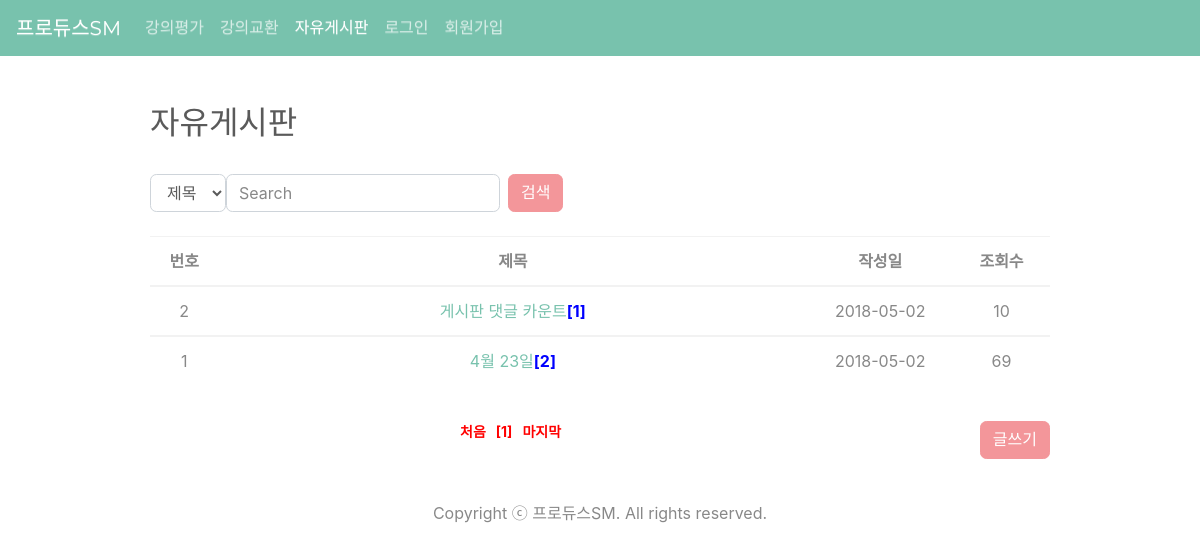
Screenshot of /page/list.php with the database file from the repository.
### tables this page shows
CREATE TABLE `free_board` (
  `idx` int(11) NOT NULL,
  `name` varchar(100) NOT NULL,
  `title` varchar(100) NOT NULL,
  `content` text NOT NULL,
  `date` date NOT NULL,
  `hit` int(11) NOT NULL,
  `file` varchar(100)
);

### db.php (called while the page is built, shortened)
<?php
 $db = new mysqli("localhost","root","123456","producesm");
 $db->set_charset("utf8");
 function mq($sql){
   global $db;
   return $db->query($sql);
 }
 ?>

### page/list.php (the view, shortened to what this page needs)
<?php	include "../db.php"; ?>
<!doctype html>
<html lang="ko">
 <head>
  <link rel="stylesheet" href="../css/board.css" />
	<link rel="stylesheet" href="../css/bootstrap.min.css">
	<link rel="stylesheet" href="../css/bootstrap-theme.min.css">
 </head>
<nav class="navbar navbar-expand-lg navbar-dark bg-primary">
  <a class="navbar-brand"href="../index.php">프로듀스SM</a>
  <div class="collapse navbar-collapse" id="navbarColor01">
    <ul class="navbar-nav mr-auto">
      <li class="nav-item">
        <a class="nav-link" href="../page/evaluation.php">강의평가</a>
      </li>
      <li class="nav-item">
        <a class="nav-link" href="../page/trade.php">강의교환</a>
      </li>
      <li class="nav-item active">
        <a class="nav-link" href="../page/list.php">자유게시판 <span class="sr-only">(current)</span></a>
      </li>
			<?php if(isset($_SESSION['userid'])){	?>
				<li class="nav-item">
					<a class="nav-link" href="../page/mypage.php">마이페이지</a>
				</li>
				<li class="nav-item">
					<a class="nav-link" href="../member/logout.php">로그아웃</a>
				</li>
      <?php } else { ?>
			<li class="nav-item">
				<a class="nav-link" onclick="popupLogin();">로그인</a>
			</li>
			<li class="nav-item">
				<a class="nav-link" onclick="popupRegister();">회원가입</a>
			</li>
			<?php } ?>
    </ul>
  </div>
</nav>
 <body>
    <div id="board_area">
	 	 <br><br><h2>자유게시판</h2>
		 <br>
		 <form class="form-inline my-2 my-lg-0">
		 	<div class="form-group">
		 		<form action="list.php" method="get">
		 	<select class="form-control" name = "searchColumn" id="exampleSelect1">
		 		<option<?php echo $searchColumn=='title'?'selected="selected"':null?> value="title">제목</option>
		 	</select>
		 	<input class="form-control mr-sm-2" type="text" name="searchText" value="<?php echo isset($searchText)?$searchText:null?>" placeholder="Search">
		 	<button class="btn btn-secondary my-2 my-sm-0" type="submit">검색</button>
		 </form>
		 </div>
		 </form>
        <?php if(isset($_SESSION['userid'])){ ?>
          <div style="display:block">
            <h6 align="right"><?php echo $_SESSION['userid']; ?>님 환영합니다.</h6>
          </div>
        <?php } else { ?>
          <br>
        <?php } ?>
						<table class="table table-hover">
            	<thead>
                	<tr>
                    	<th width="70">번호</th>
                        <th width="620">제목</th>
                        <th width="150">작성일</th>
                        <th width="100">조회수</th>
                    </tr>
                </thead>
								<?php
                 if(isset($_GET['page'])){
                    $page = $_GET['page'];
                 }else{
                    $page = 1;
                 }
								 $subString = '';
						 	 	 if(isset($searchColumn) && isset($searchText)) {
							 	 	$searchSql = ' where ' . $searchColumn . ' like "%' . $searchText . '%"';
						 		 } else {
							 	 	$searchSql = '';
						 		 }
                    $bo_mq = mq("select * from free_board");
                    $row_num = mysqli_num_rows($bo_mq);
                    $list = 5;
                    $block_ct = 5;
                    $block_num = ceil($page/$block_ct);
                    $block_start = (($block_num - 1) * $block_ct) + 1;
                    $block_end = $block_start + $block_ct - 1;
                    $total_page = ceil($row_num / $list);
										if($block_end > $total_page) $block_end = $total_page;
                    $start_num = ($page-1) * $list;
										$sql = mq("select * from free_board $searchSql order by idx desc limit $start_num, $list");
                    while($free_board = $sql->fetch_array()){
            		$title=$free_board["title"];
                    $sql2 = mq("select * from free_reply where con_num='".$free_board['idx']."'");
                    $rep_count = mysqli_num_rows($sql2);
            		?>
            	<tbody>
            		<tr>
                        <td width="70"><?php echo $free_board['idx']; ?></td>
                        <td width="620">
                          <a href='free_board/free_read.php?idx=<?php echo $free_board["idx"]; ?>'>
														<?php   echo $title; ?><span class="re_ct">[<?php echo $rep_count; ?>]</span></a>
	                      </td>
                        <td width="150"><?php echo $free_board['date']?></td>
                        <td width="100"><?php echo $free_board['hit']; ?></td>
                    </tr>
            	</tbody>
            	<?php } ?>
            </table>
						<div id="page_num">
                <ul>
                    <?php
                        if($page <= 1){
                            echo "<li class='fo_re'>처음</li>";
                        }else{
                            echo "<li><a href=?page=1".$subString.">처음</a></li>";
                        }
                        for($i=$block_start; $i<=$block_end; $i++){
                            if($page == $i){
                                echo "<li class='fo_re'>[$i]</li>";
                            }else{
                                echo "<li><a href='?page=$i".$subString."'>[$i]</a></li>";
                            }
                        }
                        if($page >= $total_page){
                            echo "<li class='fo_re'>마지막</li>";
                        }else{
                            echo "<li><a href=?page=$total_page".$subString.">마지막</a></li>";
                        }
                    ?>
                </ul>
            </div>
            <div id="write_btn">
              <a class="btn btn-secondary my-2 my-sm-0" data-toggle="modal" href="free_board/free_write.php">글쓰기</a>
            </div>
        </div>
				<div class="container" style="padding-top:100px;">
					<p class="text-center">Copyright ⓒ 프로듀스SM. All rights reserved.</p>
				</div>
    </body>
</html>

### css/board.css (style rules this page uses)
a { text-decoration: none; color:#333; }
ul li { list-style:none; }
#board_area { width: 900px; margin: 0 auto; position: relative; }
#write_btn { position: absolute; margin-top:20px; right: 0; }
.re_ct { font-weight:bold; color:blue; }
.fo_re { font-weight: bold; color:red; }
#page_num { position: absolute; left: 260px; margin-top:20px; font-size: 14px; }
#page_num ul li { float: left; margin-left: 10px; }

### page/list.php (style rules this page uses)
th { text-align: center; }
td { text-align: center; }

### rows the page displays
free_board: idx "2", title "게시판 댓글 카운트", rep_count "1", date "2018-05-02", hit "10"
free_board: idx "1", title "4월 23일", rep_count "2", date "2018-05-02", hit "69"
